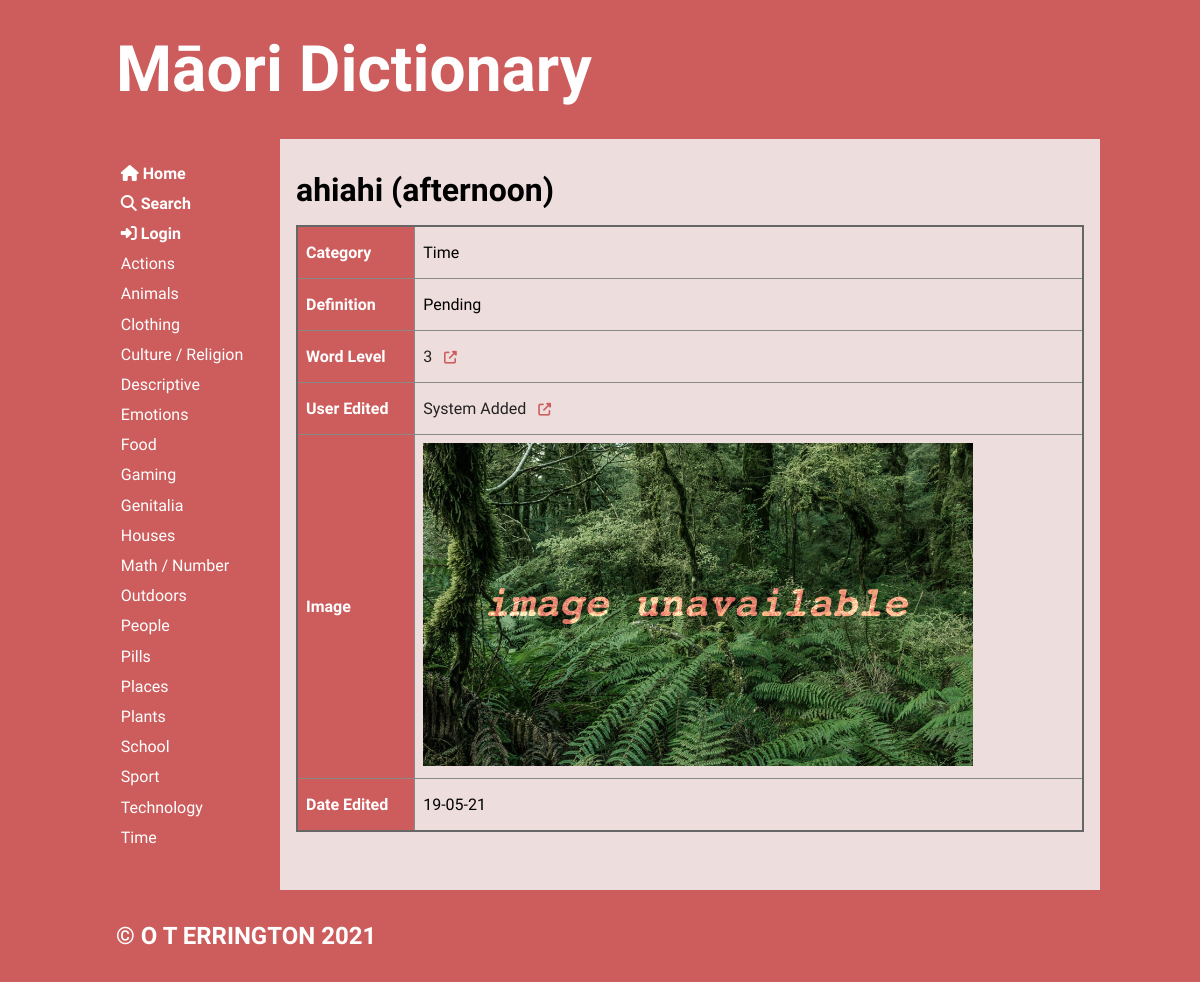
The page /word/2 on the database its author committed.
### tables this page shows
CREATE TABLE "categories"
(
	cat_id integer
		constraint Category_pk
			primary key autoincrement,
	category varchar(20)
);

CREATE TABLE "words"
(
	word_id integer
		constraint words_pk
			primary key autoincrement,
	maori varchar(20),
	english varchar(20),
	cat_id integer,
	definition varchar(100),
	word_level integer,
	user_id integer,
	image varchar(50),
	date_added varchar(10)
);

CREATE TABLE users
(
	user_id integer
		constraint users_pk
			primary key autoincrement,
	fname varchar(20),
	lname varchar(30),
	email varchar(50),
	password varchar(30)
);

### app.py (the view)
@app.route('/word/<word_id>')
def render_word(word_id):
    con = create_connection(DB_NAME)
    query = """SELECT word_id, maori, english, cat_id, definition, word_level, user_id, image, date_added
            FROM words WHERE word_id=? ORDER BY maori"""
    cur = con.cursor()
    cur.execute(query, (word_id,))  # execute query
    word_list = cur.fetchall()  # put results in list
    if len(word_list) == 0:
        flash('Unknown Word')
        return redirect('/')
    query = """SELECT cat_id, category
            FROM categories WHERE cat_id=?"""
    cur = con.cursor()
    cur.execute(query, (word_list[0][3],))  # execute query
    cat_name_list = cur.fetchall()  # put results in list
    query = """SELECT user_id, fname, lname
            FROM users WHERE user_id=?"""
    cur = con.cursor()
    cur.execute(query, (word_list[0][6],))  # execute query
    user_name_list = cur.fetchall()  # put results in list
    con.close()
    return render_template('word.html', words=word_list, categories=get_categories(),
                           cat_name_list=cat_name_list, logged_in=is_logged_in(),
                           user_name_list=user_name_list)

### app.py (called while the page is built)
def create_connection(db_file):
    try:
        connection = sqlite3.connect(db_file)
        return connection
    except Error as e:  # unless there's an error
        print(e)
    return None

def get_categories():
    con = create_connection(DB_NAME)
    query = """SELECT cat_id, category
            FROM categories
            ORDER BY category"""
    cur = con.cursor()
    cur.execute(query)
    category_list = cur.fetchall()
    con.close()
    return category_list

def is_logged_in():
    if session.get("email") is None:
        print("not logged in")
        return False
    else:  # if email isn't empty then user must be logged in
        print("logged in")
        return True

### templates/word.html (shortened to what this page needs)
{% extends 'base.html' %}
{% block main %}
    <h2>{{ words[0][1] }} ({{ words[0][2] }})</h2>
    {% if cat_name_list|length == 0 %}
        <p class="error">No information found in {{ words[0][1] }} word. Please try again later.</p>
    {% else %}
        <table>
            {%  for word in words %}
                <tr>
                    <th>Category</th>
                    <td><p>{{ cat_name_list[0][1] }}</p></td>
                </tr>
                <tr>
                    <th>Definition</th>
                    <td><p>{{ word[4] }}</p></td>
                </tr>
                <tr>
                    <th>Word Level</th>
                    <td class="category-highlight">
                        <a href="/searchresults/{{ word[5] }}">
                            <p>{{ word[5] }} &nbsp;
                                <i class="fas fa-external-link-alt external-link"></i>
                            </p>
                        </a>
                    </td>
                </tr>
                <tr>
                    <th>User Edited</th>
                    <td class="category-highlight">
                        <a href="/publicuser/{{ user_name_list[0][0] }}">
                            <p>{{ user_name_list[0][1] }} {{ user_name_list[0][2] }} &nbsp;
                                <i class="fas fa-external-link-alt external-link"></i>
                            </p>
                        </a>
                    </td>
                </tr>
                <tr>
                    <th>Image</th>
                    <td><img alt="word_image" src="/static/images/{{ word[7] }}"></td>
                </tr>
                <tr>
                    <th>Date Edited</th>
                    <td><p>{{ word[8] }}</p></td>
                </tr>
            {%  endfor %}
        </table>
    {% endif %}
{% endblock %}

### templates/base.html (shortened to what this page needs)
<!doctype html>
<html lang="en">
<head>
	<link href="{{ url_for('static', filename='css/style.css') }}" rel="stylesheet">
</head>
<body>
	<div id="container">
		<header>
			<a href="/"><h1>Māori Dictionary</h1></a>
		</header>
		<nav>
			<ul>
                <li>
                    <a href="/">
                        <i class="fas fa-home"></i><b> Home</b><br>
                    </a>
                    <a href="/search">
                        <i class="fas fa-search"></i><b> Search</b><br>
                    </a>
                    {% if logged_in %}
                        <a href="/user">
                            <i class="fas fa-user"></i><b> Account</b><br>
                        </a>
                        <a href="/logout"><i class="fas fa-sign-out-alt"></i><b> Log Out</b><br></a>
                    {%  else %}
                        <a href="/login"><i class="fas fa-sign-in-alt"></i><b> Login</b><br></a>
                    {%  endif %}
                    {% for category in categories %}
                        <a href="/category/{{ category[0] }}">
                            {{ category[1] }} <br/>
                        </a>
                    {% endfor %}
                    <br><br>
                </li>
			</ul>
		</nav>
		<main>
            {% block main%}{% endblock %}
        </main>
		<footer>
			<h3>
				&copy; O T ERRINGTON 2021
			</h3>
		</footer>
	</div>
</body>
</html>

### static/css/style.css (style rules this page uses)
* { font-family: 'KoHo', sans-serif; margin: 0; padding: 0; box-sizing: border-box; font-weight: 400; }
body { background-color: indianred; }
#container { display: grid; grid-template-columns: 75px auto; grid-template-areas: 'nav header' 'main main' 'footer footer'; }
header { grid-area: header; background-color: indianred; padding: 1rem; }
nav { grid-area: nav; }
main { grid-area: main; padding: 1rem; background-color: #edd; }
h1, h2, h3, h4, .span-heading { padding: 1rem 0; font-weight: 700; font-size: 2rem; color: black; }
h1 { font-size: 4rem; color: white; }
h3 { font-size: 1.5rem; color: white; }
p { padding: 0.5rem 0; }
a { color: #222; text-decoration: none; }
img { width: 100%; }
.external-link { color: indianred; font-size: 0.8rem; }
table { width: 100%; border: 2px solid #666; border-collapse: collapse; }
th, td { border: 1px solid #888; padding: 0.5rem; text-align: left; }
b { font-weight: 700; }
.category-highlight { transition-duration: 0.2s; }
th { background-color: indianred; color: #fff; font-weight: 700; }
img { max-width: 550px; width: 100%; min-width: 400px; }
footer { grid-area: footer; padding: 1rem; background-color: indianred; }
@media only screen and (min-width: 768px) { #container { grid-template-columns: 180px auto; grid-template-areas: 'header header' 'nav main' 'footer footer'; } }
@media only screen and (min-width: 768px) { nav { background-color: indianred; padding: 0 0.5rem; } }
@media only screen and (min-width: 768px) { nav ul { list-style: none; } }
@media only screen and (min-width: 768px) { nav a { display: block; color: #fff; text-decoration: none; padding: 0.35rem 0 0.35rem 0.8rem; } }
@media only screen and (min-width: 1000px) { #container { width: 1000px; margin: auto; } }

### rows shown on the page
categories: category "Actions"
categories: category "Animals"
categories: category "Clothing"
categories: category "Culture / Religion"
categories: category "Descriptive"
categories: category "Emotions"
categories: category "Food"
categories: category "Gaming"
categories: category "Genitalia"
categories: category "Houses"
categories: category "Math / Number"
categories: category "Outdoors"
categories: category "People"
categories: category "Pills"
categories: category "Places"
categories: category "Plants"
categories: category "School"
categories: category "Sport"
categories: category "Technology"
categories: category "Time"
words: maori "ahiahi", english "afternoon", definition "Pending", word_level "3", image (placeholder picture), date_added "19-05-21"
users: fname "System", lname "Added"
